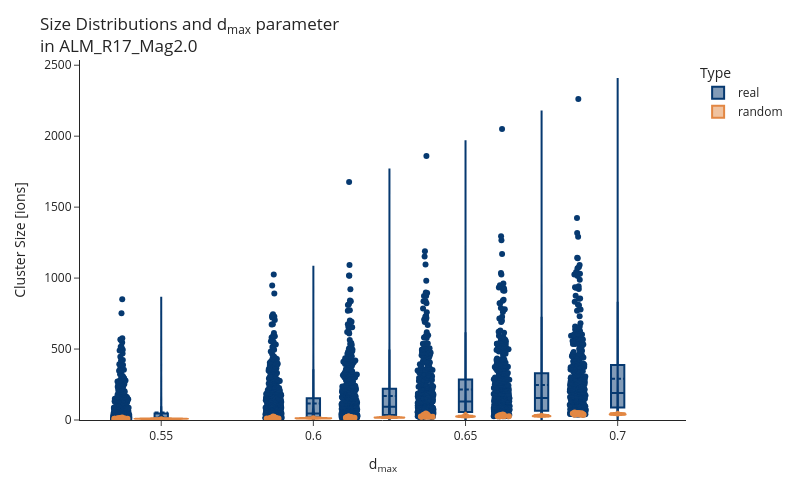

This figure's notebook cell:
### Code cell
# plot distributions of cluster sizes

fig = px.violin(df, y="Cluster Size", x="dmax", color="Type", box=False, points="all",
          hover_data=df.columns, color_discrete_map={'real':'#063970', 'random':'#e28743'})

fig.update_layout(
    title_text=f"Size Distributions and d<sub>max</sub> parameter<br>in {sample_name}",
    xaxis_title='d<sub>max</sub>',
    yaxis_title="Cluster Size [ions]",
    violingap=0, 
    violinmode='overlay', 
    template='simple_white',
    height=500, 
    width=800
    )

fig.update_yaxes(
    rangemode='nonnegative',
)

fig.update_traces(box_visible=True, meanline_visible=True)
fig.show()

### Figure 1 — Plotly figure (JSON) as saved in the notebook; plotly's stock layout.template omitted (floating-point values rounded to 4 significant figures; data arrays with more than 128 entries replaced by an {"elided": "..."} marker saying what was removed)
{"data": [{"alignmentgroup": "True", "box": {"visible": true}, "customdata": {"elided": "2731x16 mixed values"}, "hovertemplate": "Type=%{customdata[13]}<br>dmax=%{x}<br>Cluster Size=%{y}<br>X=%{customdata[0]}<br>Y=%{customdata[1]}<br>Z=%{customdata[2]}<br>Fe=%{customdata[3]}<br>Ni=%{customdata[4]}<br>Mn=%{customdata[5]}<br>Si=%{customdata[6]}<br>P=%{customdata[7]}<br>Cu=%{customdata[8]}<br>Unranged=%{customdata[9]}<br>r_gyration=%{customdata[10]}<br>Cluster Size without Fe=%{customdata[11]}<br>Cluster ID=%{customdata[12]}<br>Closest Cluster Distance=%{customdata[14]}<br>Closest Cluster ID=%{customdata[15]}<extra></extra>", "legendgroup": "real", "marker": {"color": "#063970"}, "meanline": {"visible": true}, "name": "real", "offsetgroup": "real", "orientation": "v", "points": "all", "scalegroup": "True", "showlegend": true, "type": "violin", "x": {"elided": "2731 float values"}, "x0": " ", "xaxis": "x", "y": {"elided": "2731 int values"}, "y0": " ", "yaxis": "y"}, {"alignmentgroup": "True", "box": {"visible": true}, "customdata": {"elided": "149x16 mixed values"}, "hovertemplate": "Type=%{customdata[13]}<br>dmax=%{x}<br>Cluster Size=%{y}<br>X=%{customdata[0]}<br>Y=%{customdata[1]}<br>Z=%{customdata[2]}<br>Fe=%{customdata[3]}<br>Ni=%{customdata[4]}<br>Mn=%{customdata[5]}<br>Si=%{customdata[6]}<br>P=%{customdata[7]}<br>Cu=%{customdata[8]}<br>Unranged=%{customdata[9]}<br>r_gyration=%{customdata[10]}<br>Cluster Size without Fe=%{customdata[11]}<br>Cluster ID=%{customdata[12]}<br>Closest Cluster Distance=%{customdata[14]}<br>Closest Cluster ID=%{customdata[15]}<extra></extra>", "legendgroup": "random", "marker": {"color": "#e28743"}, "meanline": {"visible": true}, "name": "random", "offsetgroup": "random", "orientation": "v", "points": "all", "scalegroup": "True", "showlegend": true, "type": "violin", "x": {"elided": "149 float values"}, "x0": " ", "xaxis": "x", "y": {"elided": "149 int values"}, "y0": " ", "yaxis": "y"}], "layout": {"height": 500, "legend": {"title": {"text": "Type"}, "tracegroupgap": 0}, "margin": {"t": 60}, "title": {"text": "Size Distributions and d<sub>max</sub> parameter<br>in ALM_R17_Mag2.0"}, "violingap": 0, "violinmode": "overlay", "width": 800, "xaxis": {"anchor": "y", "domain": [0, 1], "title": {"text": "d<sub>max</sub>"}}, "yaxis": {"anchor": "x", "domain": [0, 1], "rangemode": "nonnegative", "title": {"text": "Cluster Size [ions]"}}}}
